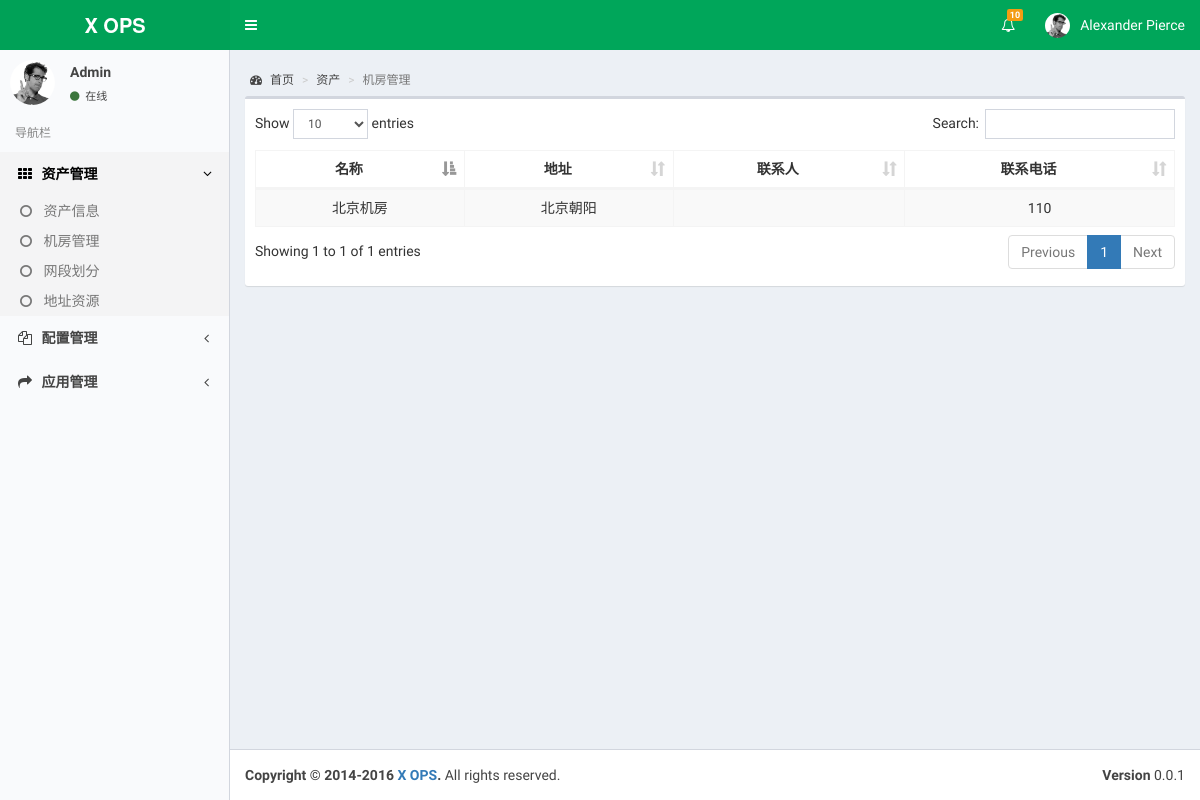
/idc, run on the app's committed database.
### cmdb/models.py (models this page shows)
class Idc(models.Model):
    name = models.CharField('机房名称', max_length=100)
    address = models.CharField('机房地址', max_length=200)
    contact_name = models.CharField('联系人姓名', max_length=20)
    contact_phone = models.PositiveIntegerField('联系人电话')
    class Meta:
        verbose_name = '机房'
        verbose_name_plural = verbose_name
    def __unicode__(self):
        return self.name
    __str__ = __unicode__

### cmdb/views.py (the view)
# urls.py: url(r'^idc$', views.IdcListView.as_view(), name='idc'),
class IdcListView(ListView):
    model = models.Idc
    context_object_name = 'idc'
    template_name = 'cmdb/idc.html'

### cmdb/templates/cmdb/idc.html (shortened to what this page needs)
{% extends 'base.html' %}
{% block custom_css %}
<link rel="stylesheet" href="/static/css/dataTables.bootstrap.min.css">
{% endblock %}
{% block content %}
  <div class="content-wrapper">
    <section class="content-header">
      <ol class="breadcrumb">
        <li><a href="{% url 'cmdb:index' %}"><i class="fa fa-dashboard"></i> 首页</a></li>
        <li><a href="{% url 'cmdb:asset' %}">资产</a></li>
        <li class="active">机房管理</li>
      </ol>
    </section>
    <section class="content">
      <div class="row">
        <div class="col-xs-12">
        <div class="box">
            <div class="box-body">
                <table id="idc-table" class="table table-bordered table-striped">
                    <thead>
                    <tr>
                      <th class="text-center">名称</th>
                      <th class="text-center">地址</th>
                      <th class="text-center">联系人</th>
                      <th class="text-center">联系电话</th>
                    </tr>
                    </thead>
                    <tbody>
                    {% for i in idc %}
                      <tr class="text-center">
                        <td>{{ i.name }}</td>
                        <td>{{ i.address }}</td>
                        <td>{{ i.contact }}</td>
                        <td>{{ i.contact_phone }}</td>
                      </tr>
                    {% endfor %}
                    </tbody>
                  </table>
            </div>
          </div>
        </div>
        </div>
    </section>
  </div>
{% endblock %}

### static/css/skin-green-light.css (style rules this page uses)
.skin-green-light .content-header { background: transparent; }

### data on the page
Idc: name "北京机房", address "北京朝阳", contact_phone "110"
